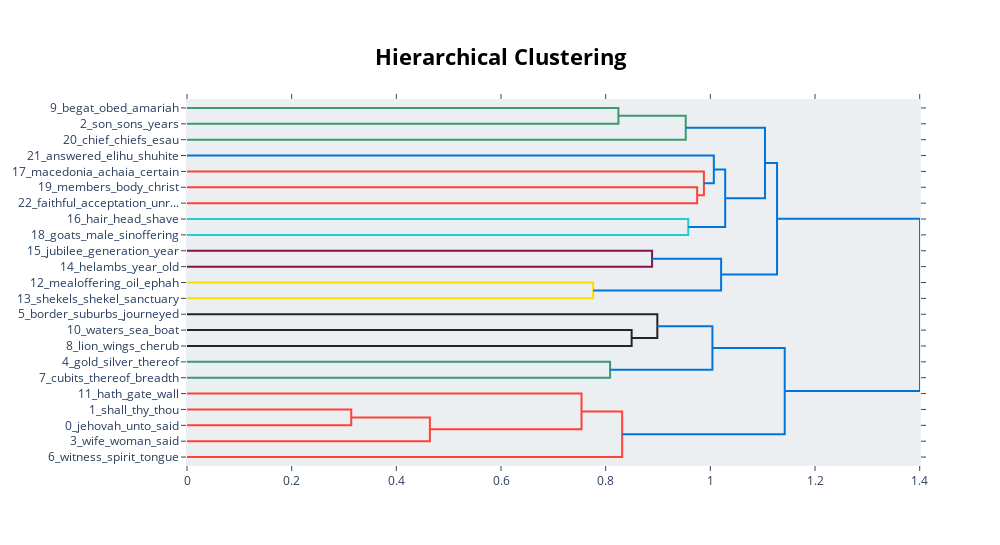

The cell this chart's notebook holds for it:
### Code cell
topic_model.visualize_hierarchy()

### Figure 1 — Plotly figure (JSON) as saved in the notebook; plotly's stock layout.template omitted (floating-point values rounded to 4 significant figures)
{"data": [{"hoverinfo": "text", "marker": {"color": "rgb(61,153,112)"}, "mode": "lines", "type": "scatter", "x": [0, 0.8243, 0.8243, 0], "xaxis": "x", "y": [-5, -5, -15, -15], "yaxis": "y"}, {"hoverinfo": "text", "marker": {"color": "rgb(61,153,112)"}, "mode": "lines", "type": "scatter", "x": [0.8243, 0.953, 0.953, 0], "xaxis": "x", "y": [-10, -10, -25, -25], "yaxis": "y"}, {"hoverinfo": "text", "marker": {"color": "rgb(255,65,54)"}, "mode": "lines", "type": "scatter", "x": [0, 0.9748, 0.9748, 0], "xaxis": "x", "y": [-55, -55, -65, -65], "yaxis": "y"}, {"hoverinfo": "text", "marker": {"color": "rgb(255,65,54)"}, "mode": "lines", "type": "scatter", "x": [0, 0.9877, 0.9877, 0.9748], "xaxis": "x", "y": [-45, -45, -60, -60], "yaxis": "y"}, {"hoverinfo": "text", "marker": {"color": "rgb(0,116,217)"}, "mode": "lines", "type": "scatter", "x": [0, 1.007, 1.007, 0.9877], "xaxis": "x", "y": [-35, -35, -52.5, -52.5], "yaxis": "y"}, {"hoverinfo": "text", "marker": {"color": "rgb(35,205,205)"}, "mode": "lines", "type": "scatter", "x": [0, 0.9578, 0.9578, 0], "xaxis": "x", "y": [-75, -75, -85, -85], "yaxis": "y"}, {"hoverinfo": "text", "marker": {"color": "rgb(0,116,217)"}, "mode": "lines", "type": "scatter", "x": [1.007, 1.028, 1.028, 0.9578], "xaxis": "x", "y": [-43.75, -43.75, -80, -80], "yaxis": "y"}, {"hoverinfo": "text", "marker": {"color": "rgb(0,116,217)"}, "mode": "lines", "type": "scatter", "x": [0.953, 1.104, 1.104, 1.028], "xaxis": "x", "y": [-17.5, -17.5, -61.88, -61.88], "yaxis": "y"}, {"hoverinfo": "text", "marker": {"color": "rgb(133,20,75)"}, "mode": "lines", "type": "scatter", "x": [0, 0.8886, 0.8886, 0], "xaxis": "x", "y": [-95, -95, -105, -105], "yaxis": "y"}, {"hoverinfo": "text", "marker": {"color": "rgb(255,220,0)"}, "mode": "lines", "type": "scatter", "x": [0, 0.7761, 0.7761, 0], "xaxis": "x", "y": [-115, -115, -125, -125], "yaxis": "y"}, {"hoverinfo": "text", "marker": {"color": "rgb(0,116,217)"}, "mode": "lines", "type": "scatter", "x": [0.8886, 1.021, 1.021, 0.7761], "xaxis": "x", "y": [-100, -100, -120, -120], "yaxis": "y"}, {"hoverinfo": "text", "marker": {"color": "rgb(0,116,217)"}, "mode": "lines", "type": "scatter", "x": [1.104, 1.127, 1.127, 1.021], "xaxis": "x", "y": [-39.69, -39.69, -110, -110], "yaxis": "y"}, {"hoverinfo": "text", "marker": {"color": "rgb(40,35,35)"}, "mode": "lines", "type": "scatter", "x": [0, 0.8496, 0.8496, 0], "xaxis": "x", "y": [-145, -145, -155, -155], "yaxis": "y"}, {"hoverinfo": "text", "marker": {"color": "rgb(40,35,35)"}, "mode": "lines", "type": "scatter", "x": [0, 0.8987, 0.8987, 0.8496], "xaxis": "x", "y": [-135, -135, -150, -150], "yaxis": "y"}, {"hoverinfo": "text", "marker": {"color": "rgb(61,153,112)"}, "mode": "lines", "type": "scatter", "x": [0, 0.8084, 0.8084, 0], "xaxis": "x", "y": [-165, -165, -175, -175], "yaxis": "y"}, {"hoverinfo": "text", "marker": {"color": "rgb(0,116,217)"}, "mode": "lines", "type": "scatter", "x": [0.8987, 1.004, 1.004, 0.8084], "xaxis": "x", "y": [-142.5, -142.5, -170, -170], "yaxis": "y"}, {"hoverinfo": "text", "marker": {"color": "rgb(255,65,54)"}, "mode": "lines", "type": "scatter", "x": [0, 0.3139, 0.3139, 0], "xaxis": "x", "y": [-195, -195, -205, -205], "yaxis": "y"}, {"hoverinfo": "text", "marker": {"color": "rgb(255,65,54)"}, "mode": "lines", "type": "scatter", "x": [0.3139, 0.4641, 0.4641, 0], "xaxis": "x", "y": [-200, -200, -215, -215], "yaxis": "y"}, {"hoverinfo": "text", "marker": {"color": "rgb(255,65,54)"}, "mode": "lines", "type": "scatter", "x": [0, 0.7538, 0.7538, 0.4641], "xaxis": "x", "y": [-185, -185, -207.5, -207.5], "yaxis": "y"}, {"hoverinfo": "text", "marker": {"color": "rgb(255,65,54)"}, "mode": "lines", "type": "scatter", "x": [0.7538, 0.8315, 0.8315, 0], "xaxis": "x", "y": [-196.2, -196.2, -225, -225], "yaxis": "y"}, {"hoverinfo": "text", "marker": {"color": "rgb(0,116,217)"}, "mode": "lines", "type": "scatter", "x": [1.004, 1.142, 1.142, 0.8315], "xaxis": "x", "y": [-156.2, -156.2, -210.6, -210.6], "yaxis": "y"}, {"hoverinfo": "text", "marker": {"color": "rgb(0,116,217)"}, "mode": "lines", "type": "scatter", "x": [1.127, 1.401, 1.401, 1.142], "xaxis": "x", "y": [-74.84, -74.84, -183.4, -183.4], "yaxis": "y"}], "layout": {"autosize": false, "height": 545, "hoverlabel": {"bgcolor": "white", "font": {"family": "Rockwell", "size": 16}}, "hovermode": "closest", "plot_bgcolor": "#ECEFF1", "showlegend": false, "title": {"font": {"color": "Black", "size": 22}, "text": "<b>Hierarchical Clustering</b>", "x": 0.5, "xanchor": "center", "yanchor": "top"}, "width": 1000, "xaxis": {"mirror": "allticks", "rangemode": "tozero", "showgrid": false, "showline": true, "showticklabels": true, "ticks": "outside", "type": "linear", "zeroline": false}, "yaxis": {"mirror": "allticks", "range": [-230, 0], "rangemode": "tozero", "showgrid": false, "showline": true, "showticklabels": true, "tickmode": "array", "ticks": "outside", "ticktext": ["9_begat_obed_amariah", "2_son_sons_years", "20_chief_chiefs_esau", "21_answered_elihu_shuhite", "17_macedonia_achaia_certain", "19_members_body_christ", "22_faithful_acceptation_unr...", "16_hair_head_shave", "18_goats_male_sinoffering", "15_jubilee_generation_year", "14_helambs_year_old", "12_mealoffering_oil_ephah", "13_shekels_shekel_sanctuary", "5_border_suburbs_journeyed", "10_waters_sea_boat", "8_lion_wings_cherub", "4_gold_silver_thereof", "7_cubits_thereof_breadth", "11_hath_gate_wall", "1_shall_thy_thou", "0_jehovah_unto_said", "3_wife_woman_said", "6_witness_spirit_tongue"], "tickvals": [-5, -15, -25, -35, -45, -55, -65, -75, -85, -95, -105, -115, -125, -135, -145, -155, -165, -175, -185, -195, -205, -215, -225], "type": "linear", "zeroline": false}}}
